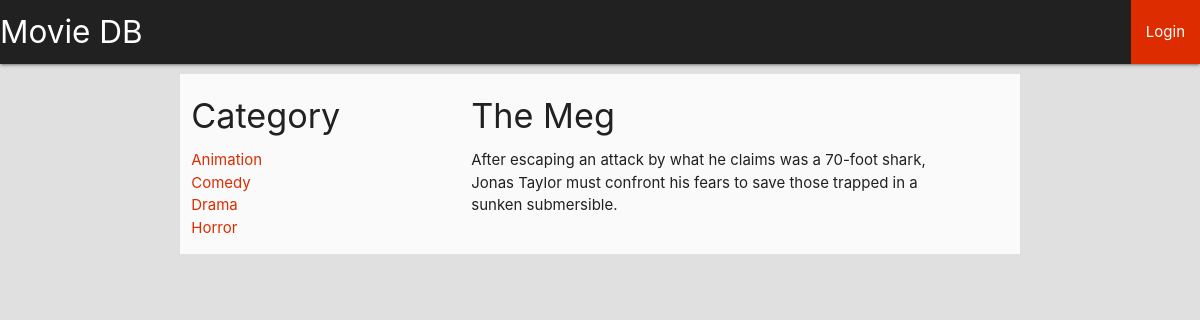
/3/4, run on the app's committed database.
### database_setup.py (models this page shows, shortened)
class Category(Base):
    __tablename__ = 'category'
    id = Column(Integer, primary_key=True)
    name = Column(String(250), nullable=False)

class Item(Base):
    __tablename__ = 'item'
    name = Column(String(100), nullable=False)
    id = Column(Integer, primary_key=True)
    description = Column(String(250))
    category_id = Column(Integer, ForeignKey('category.id'))
    categories = relationship(Category)
    user_id = Column(Integer, ForeignKey('user.id'))
    user = relationship(User)

### app.py (the view)
@app.route('/<int:category_id_url>/<int:item_id>')
def items_path(category_id_url, item_id):
    item = db.session.query(Item).filter_by(id=item_id).one()
    categories = db.session.query(Category).order_by(asc(Category.name)).all()
    loggedin = False
    if 'username' in login_session:
        loggedin = True
    return render_template('item.html', Item=item, Categories=categories, loggedin=loggedin)

### templates/item.html
{% extends 'Layout.html' %} {% block body %}
<div class="col s4 ">
    <h4 class="grey-text text-darken-4 ">Category</h4>
    <ul>
        {%  for category in Categories %}
        <li><a class="deep-orange-text text-accent-4" href="../../{{ category.id }}">{{ category.name }}</a></li>
        {% endfor %}
    </ul>
</div>
<div class="col s7">
    <h4 class="grey-text text-darken-4 ">{{ Item.name }}</h4>
    <P>{{ Item.description }}</P>
</div>
{% endblock %}

### data on the page
Category: name "Animation"
Category: name "Comedy"
Category: name "Drama"
Category: name "Horror"
Item: name "The Meg", description "After escaping an attack by what he claims was a 70-foot shark, Jonas Taylor must confront his fears to save those trapped in a sunken submersible."
